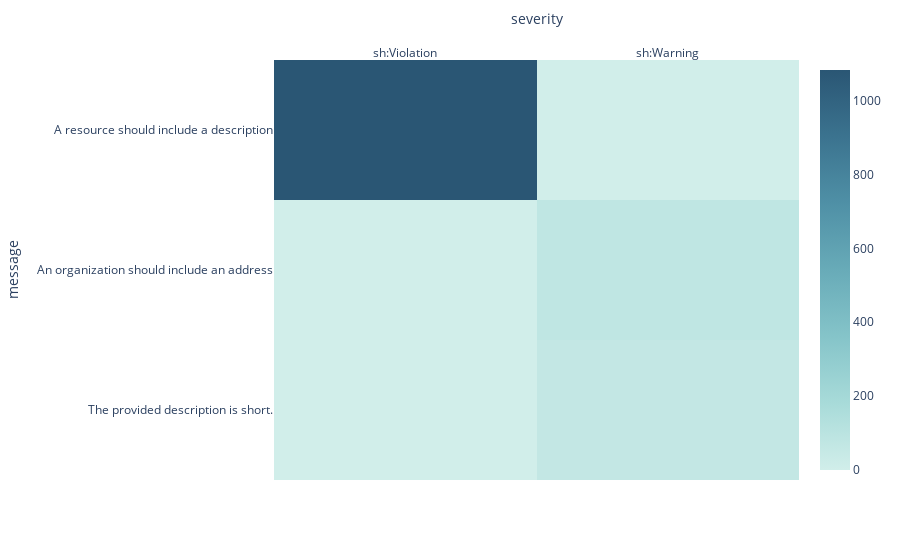

This figure's notebook cell:
### Code cell
ct= pd.crosstab(df['message'], df['severity'])
fig = px.imshow(ct, aspect="auto", color_continuous_scale="teal")
fig.update_xaxes(side="top")
fig.show()

### Figure 1 — Plotly figure (JSON) as saved in the notebook; plotly's stock layout.template omitted (floating-point values rounded to 4 significant figures)
{"data": [{"coloraxis": "coloraxis", "hovertemplate": "severity: %{x}<br>message: %{y}<br>color: %{z}<extra></extra>", "name": "0", "type": "heatmap", "x": ["sh:Violation", "sh:Warning"], "xaxis": "x", "y": ["A resource should include a description", "An organization should include an address", "The provided description is short."], "yaxis": "y", "z": [[1083, 0], [0, 78], [0, 62]]}], "layout": {"autosize": true, "coloraxis": {"colorscale": [[0, "rgb(209, 238, 234)"], [0.1667, "rgb(168, 219, 217)"], [0.3333, "rgb(133, 196, 201)"], [0.5, "rgb(104, 171, 184)"], [0.6667, "rgb(79, 144, 166)"], [0.8333, "rgb(59, 115, 143)"], [1, "rgb(42, 86, 116)"]]}, "margin": {"t": 60}, "xaxis": {"anchor": "y", "autorange": true, "domain": [0, 1], "range": [-0.5, 1.5], "side": "top", "title": {"text": "severity"}, "type": "category"}, "yaxis": {"anchor": "x", "autorange": true, "domain": [0, 1], "range": [2.5, -0.5], "title": {"text": "message"}, "type": "category"}}}
